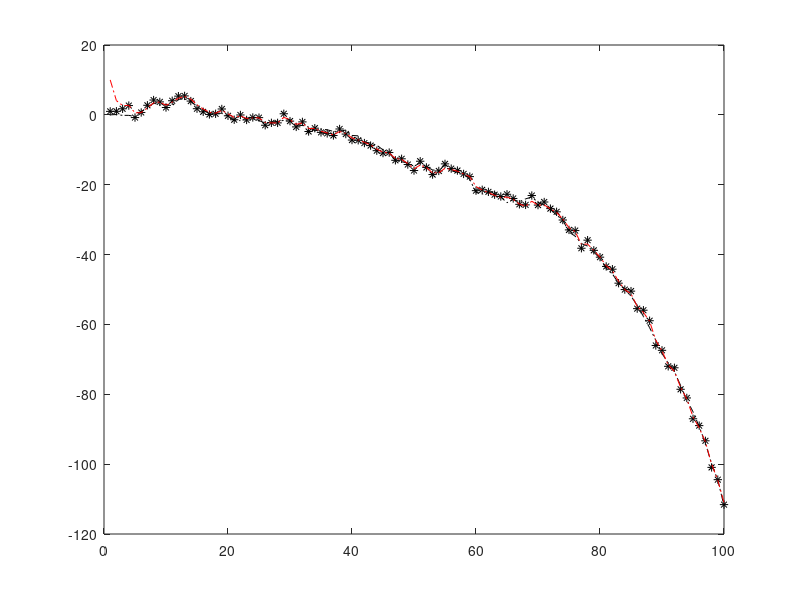

The MATLAB source for this figure:
%% kalman filter
% write by Siberia Liuming
% dicksonliuming@gmail.com

%% arguments initialization
T = 100;    % times
D = 1;  % status dimension
q = 1;  % process noise covariance
r = 1;  % observe noise covariance
Q = sqrt(q) * eye(D);   % process noise
R = sqrt(r) * eye(D);   % observe noise
p = Q;  % status covariance

F = 1.05;   % status transfer matrix
H = 1;  % observe matrix
x0 = 0; % initial true status
xe = 10;    % initial guess status

xout = zeros(D,T);  % store true status
zout = zeros(D,T);  % store true observe value
xestout = zeros(D,T);   % store estimate value
xout(1) = x0;   % initial for true status
zout(1) = H * x0 + R;   % initial for observe

%% prepair for true status and observe
x = x0;
for t = 2:T
    x = F * x + Q * randn;  % status update
    xout(t) = x;    % status store
    z = H * x + R * randn;  % observe update
    zout(t) = z;    % observe store
end

%% do kalman filter
x = xe;
xestout(1) = x;
for t = 2:T
    % predict status and covariance
    x = F * x;
    p = F * p * F' + Q;
    
    % cal kalman gain
    K = p * H' / (H * p * H' + R);
    
    % update status and covariance
    x = x + K * (zout(t) - H * x);
    p = (eye(D) - K * H) * p;
    
    % store x estimate value
    xestout(t) = x;
end

%% plot
t = 1:T
plot(t, xout, '-.k', t, zout, '*k', t, xestout, '-.r');